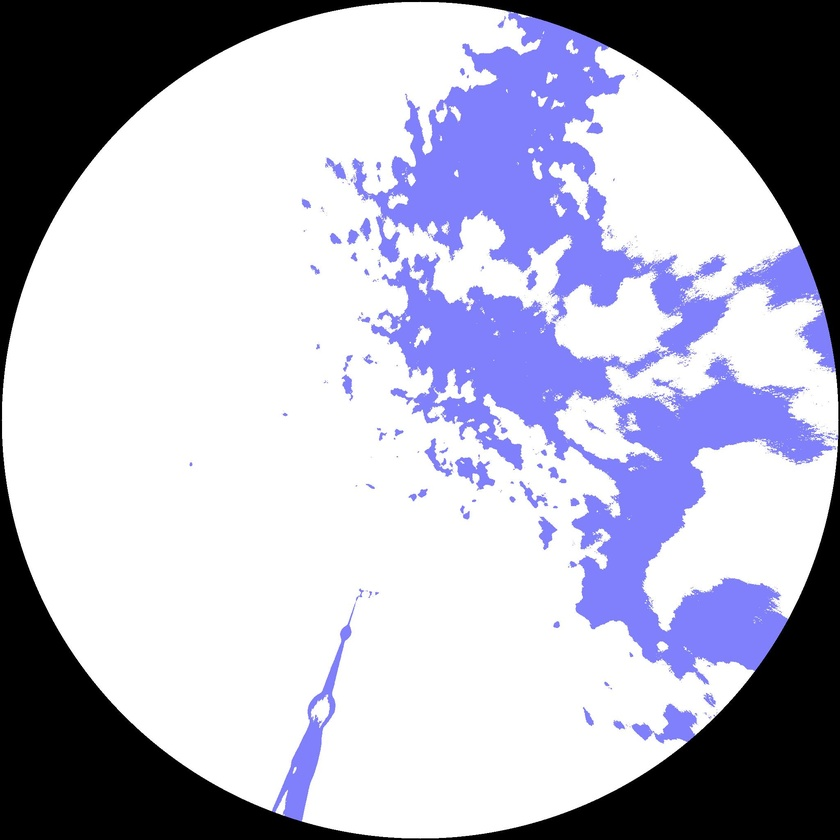
#> input picture data/376_seg_nord.jpg, 840 x 840 px, shrunk from 2048 x 2048 before the run, found by its file name
$ python opticalflow.py
#> lines starting #> are read from the running program, lines starting #| are printed output that depends on the picture
import numpy as np
import cv2

frame1 = (cv2.imread('376_seg_nord.jpg', cv2.IMREAD_GRAYSCALE))
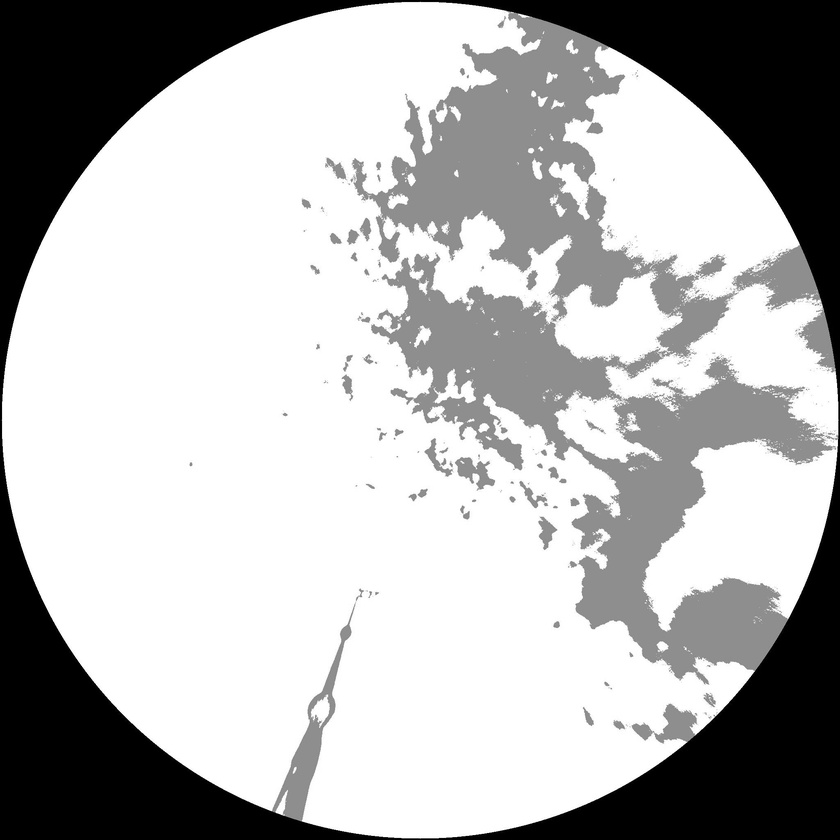
#> frame1: shape (840, 840); min 0, max 255, mean 180.7
frame2 = (cv2.imread('377_seg_nord.jpg', cv2.IMREAD_GRAYSCALE))
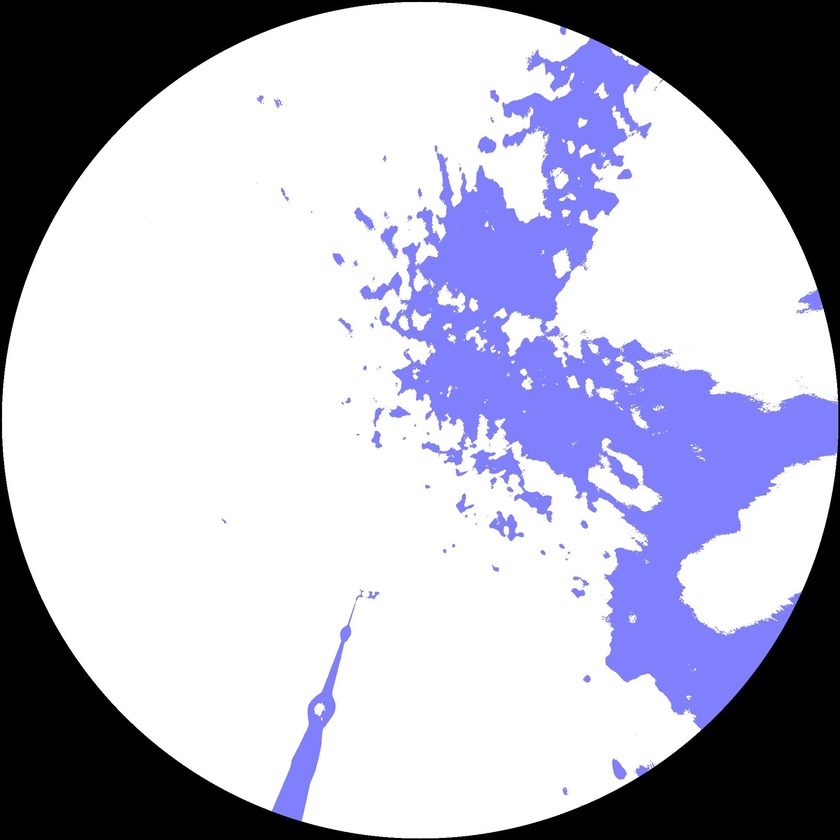
#> input picture data/377_seg_nord.jpg, 840 x 840 px, shrunk from 2048 x 2048 before the run, found by its file name
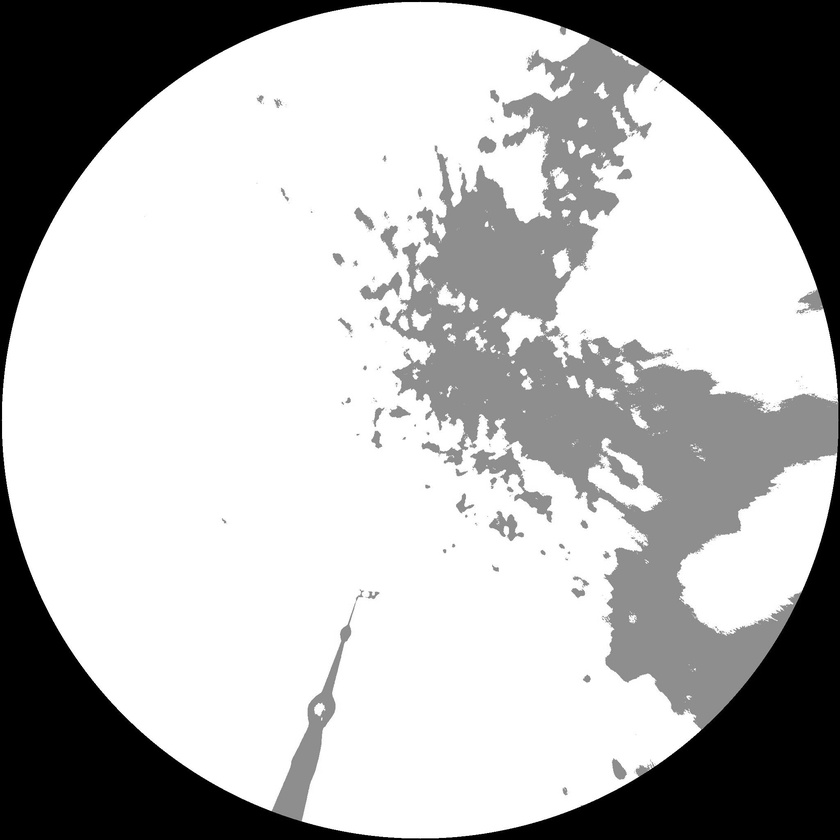
#> frame2: shape (840, 840); min 0, max 255, mean 181.6

#> (the run stopped early here; a loop or call above may not have finished)
